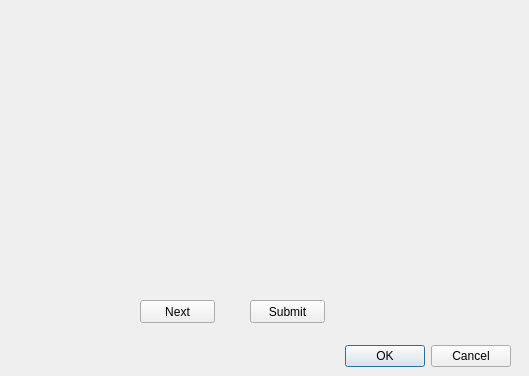
<?xml version="1.0" encoding="UTF-8"?>
<ui version="4.0">
 <class>DeleteItem</class>
 <widget class="QDialog" name="DeleteItem">
  <property name="geometry">
   <rect>
    <x>0</x>
    <y>0</y>
    <width>529</width>
    <height>376</height>
   </rect>
  </property>
  <property name="windowTitle">
   <string>Dialog</string>
  </property>
  <widget class="QDialogButtonBox" name="buttonBox">
   <property name="geometry">
    <rect>
     <x>170</x>
     <y>340</y>
     <width>341</width>
     <height>32</height>
    </rect>
   </property>
   <property name="orientation">
    <enum>Qt::Horizontal</enum>
   </property>
   <property name="standardButtons">
    <set>QDialogButtonBox::Cancel|QDialogButtonBox::Ok</set>
   </property>
  </widget>
  <widget class="QWidget" name="verticalLayoutWidget">
   <property name="geometry">
    <rect>
     <x>110</x>
     <y>20</y>
     <width>251</width>
     <height>261</height>
    </rect>
   </property>
   <layout class="QVBoxLayout" name="verticalLayout"/>
  </widget>
  <widget class="QPushButton" name="next_button">
   <property name="geometry">
    <rect>
     <x>140</x>
     <y>300</y>
     <width>75</width>
     <height>23</height>
    </rect>
   </property>
   <property name="text">
    <string>Next</string>
   </property>
  </widget>
  <widget class="QPushButton" name="submit_button">
   <property name="geometry">
    <rect>
     <x>250</x>
     <y>300</y>
     <width>75</width>
     <height>23</height>
    </rect>
   </property>
   <property name="text">
    <string>Submit</string>
   </property>
  </widget>
 </widget>
 <resources/>
 <connections>
  <connection>
   <sender>buttonBox</sender>
   <signal>accepted()</signal>
   <receiver>DeleteItem</receiver>
   <slot>accept()</slot>
   <hints>
    <hint type="sourcelabel">
     <x>248</x>
     <y>254</y>
    </hint>
    <hint type="destinationlabel">
     <x>157</x>
     <y>274</y>
    </hint>
   </hints>
  </connection>
  <connection>
   <sender>buttonBox</sender>
   <signal>rejected()</signal>
   <receiver>DeleteItem</receiver>
   <slot>reject()</slot>
   <hints>
    <hint type="sourcelabel">
     <x>316</x>
     <y>260</y>
    </hint>
    <hint type="destinationlabel">
     <x>286</x>
     <y>274</y>
    </hint>
   </hints>
  </connection>
 </connections>
</ui>
